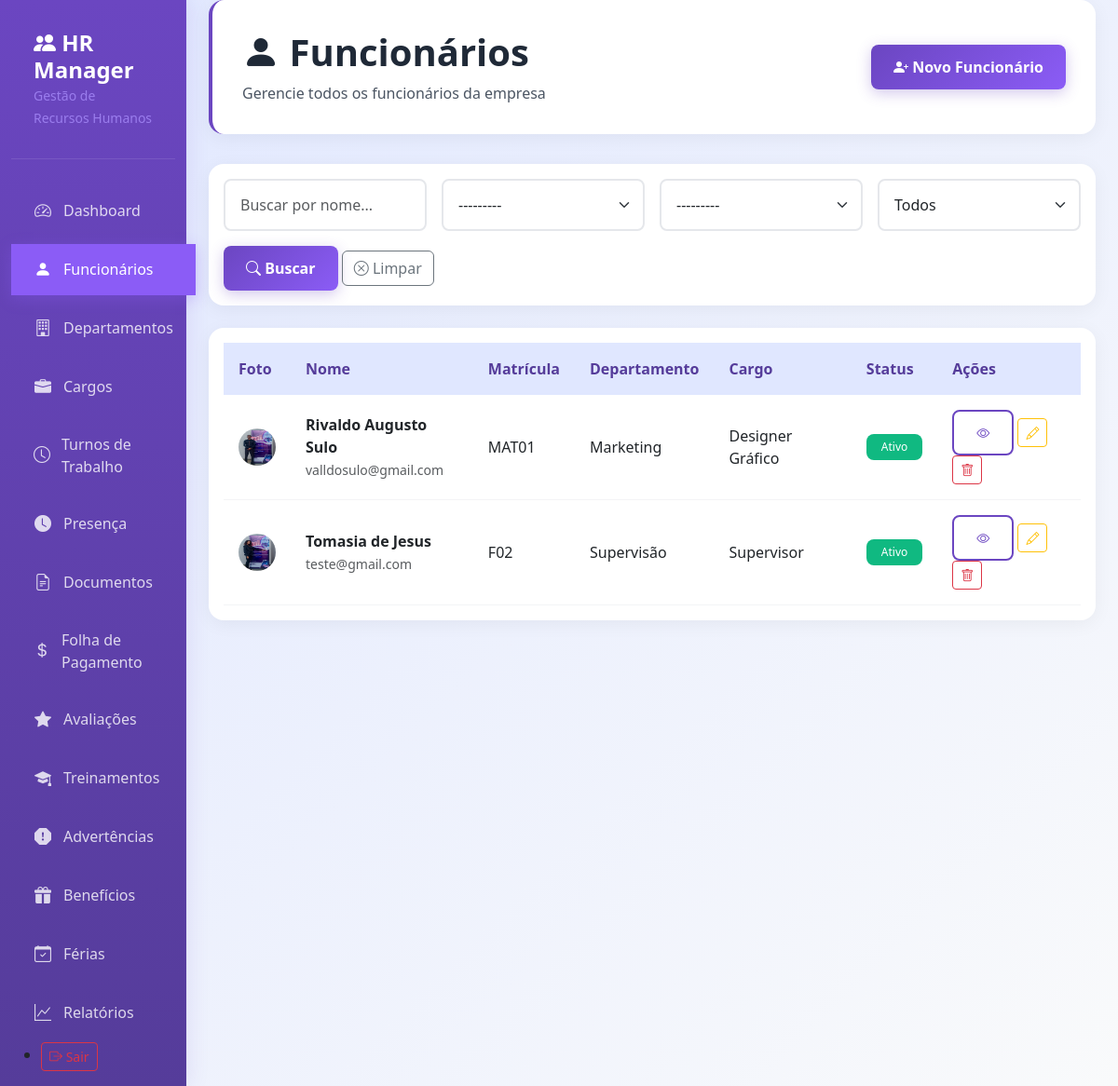
The app's page /funcionarios/ (signed in) with its own data.
### rh/models.py (models this page shows, shortened)
class Funcionario(models.Model):
    STATUS_CHOICES = [
        ('Ativo', 'Ativo'),
        ('Afastado', 'Afastado'),
        ('Demitido', 'Demitido'),
        ('Aposentado', 'Aposentado'),
    ]
    TIPO_CONTRATO = [
        ('Efetivo', 'Efetivo'),
        ('PrazoDeterminado', 'Prazo Determinado'),
        ('Estagiario', 'Estagiário'),
        ('Consultor', 'Consultor'),
    ]
    empresa = models.ForeignKey(Empresa,on_delete=models.CASCADE, related_name='funcionarios')
    matricula = models.CharField(max_length=20, unique=True, verbose_name='Matrícula')
    nome_completo = models.CharField(max_length=200, verbose_name='Nome Completo')
    email_corporativo = models.EmailField(unique=True, verbose_name='E-mail Corporativo')
    cpf = models.CharField(max_length=14, unique=True, verbose_name='CPF')
    rg = models.CharField(max_length=20, blank=True, verbose_name='RG')
    data_nascimento = models.DateField(verbose_name='Data de Nascimento')
    telefone = models.CharField(max_length=20, blank=True, verbose_name='Telefone')
    endereco = models.TextField(verbose_name='Endereço Completo')
    cargo = models.ForeignKey(Cargo, on_delete=models.PROTECT, verbose_name='Cargo')
    departamento = models.ForeignKey(Departamento, on_delete=models.PROTECT, verbose_name='Departamento')
    data_admissao = models.DateField(verbose_name='Data de Admissão')
    data_demissao = models.DateField(null=True, blank=True, verbose_name='Data de Demissão')
    tipo_contrato = models.CharField(max_length=20, choices=TIPO_CONTRATO, default='CLT', verbose_name='Tipo de Contrato')
    salario_atual = models.DecimalField(max_digits=10, decimal_places=2, verbose_name='Salário Atual')
    status = models.CharField(max_length=20, choices=STATUS_CHOICES, default='Ativo', verbose_name='Status')
    foto = models.ImageField(upload_to='funcionarios/fotos/', null=True, blank=True, verbose_name='Foto')
    turno = models.ForeignKey('TurnoTrabalho', on_delete=models.SET_NULL, null=True, blank=True, verbose_name='Turno de Trabalho')
    banco = models.CharField(max_length=100, blank=True, verbose_name='Banco')
    agencia = models.CharField(max_length=20, blank=True, verbose_name='Agência')
    conta_corrente = models.CharField(max_length=20, blank=True, verbose_name='Conta Corrente')
    criado_em = models.DateTimeField(auto_now_add=True, verbose_name='Criado em')
    atualizado_em = models.DateTimeField(auto_now=True, verbose_name='Atualizado em')
    class Meta:
        verbose_name = 'Funcionário'
        verbose_name_plural = 'Funcionários'
        ordering = ['nome_completo']

class Departamento(models.Model):
    empresa = models.ForeignKey(Empresa, on_delete=models.CASCADE)
    nome = models.CharField(max_length=100, verbose_name='Nome do Departamento')
    sigla = models.CharField(max_length=10, unique=True, verbose_name='Sigla')
    descricao = models.TextField(blank=True, verbose_name='Descrição')
    ativo = models.BooleanField(default=True, verbose_name='Ativo')
    criado_em = models.DateTimeField(auto_now_add=True, verbose_name='Criado em')
    class Meta:
        unique_together = ('empresa', 'sigla')
        verbose_name = 'Departamento'
        verbose_name_plural = 'Departamentos'
        ordering = ['nome']
    def __str__(self):
        return f"{self.nome} ({self.sigla})"

class Cargo(models.Model):
    empresa = models.ForeignKey(Empresa, on_delete=models.CASCADE)
    nome = models.CharField(max_length=100, verbose_name='Nome do Cargo')
    nivel_hierarquico = models.CharField(max_length=50, choices=[
        ('Auxiliar', 'Auxiliar'),
        ('Tecnico', 'Técnico'),
        ('Especialista', 'Especialista'),
        ('Supervisor', 'Supervisor'),
        ('Chefe', 'Chefe de Departamento'),
        ('Diretor', 'Diretor'),
        ('PCA', 'Administrador Delegado / PCA'),
    ], verbose_name='Nível Hierárquico')
    salario_base = models.DecimalField(max_digits=10, decimal_places=2, verbose_name='Salário Base')
    descricao = models.TextField(blank=True, verbose_name='Descrição')
    departamento = models.ForeignKey(Departamento, on_delete=models.CASCADE, verbose_name='Departamento')
    ativo = models.BooleanField(default=True, verbose_name='Ativo')
    class Meta:
        verbose_name = 'Cargo'
        verbose_name_plural = 'Cargos'
        ordering = ['nome']
    def __str__(self):
        return f"{self.nome} - {self.nivel_hierarquico}"

### rh/views.py (the view)
# urls.py: path('funcionarios/', views.FuncionarioListView.as_view(), name='funcionario_list'),
class FuncionarioListView(LoginRequiredMixin, ListView):
    model = Funcionario
    template_name = 'rh/funcionario_list.html'
    context_object_name = 'funcionarios'
    paginate_by = 10
    def get_queryset(self):
        empresa = self.request.user.empresa
        queryset = Funcionario.objects.filter(empresa=empresa).select_related('cargo', 'departamento').all()
        nome = self.request.GET.get('nome')
        departamento_id = self.request.GET.get('departamento')
        cargo_id = self.request.GET.get('cargo')
        status = self.request.GET.get('status')
        if nome:
            queryset = queryset.filter(nome_completo__icontains=nome)
        if departamento_id:
            queryset = queryset.filter(departamento_id=departamento_id)
        if cargo_id:
            queryset = queryset.filter(cargo_id=cargo_id)
        if status:
            queryset = queryset.filter(status=status)
        return queryset.order_by('nome_completo')
    def get_context_data(self, **kwargs):
        empresa = self.request.user.empresa
        context = super().get_context_data(**kwargs)
        context['search_form'] = FuncionarioSearchForm(self.request.GET)
        context['departamentos'] = Departamento.objects.filter(empresa=empresa, ativo=True)
        context['cargos'] = Cargo.objects.filter(empresa=empresa, ativo=True)
        return context

### rh/forms.py
class FuncionarioSearchForm(forms.Form):
    nome = forms.CharField(required=False, widget=forms.TextInput(attrs={
        'class': 'form-control', 'placeholder': 'Buscar por nome...'
    }))
    departamento = forms.ModelChoiceField(
        queryset=Departamento.objects.all(),
        required=False,
        widget=forms.Select(attrs={'class': 'form-select'})
    )
    cargo = forms.ModelChoiceField(
        queryset=Cargo.objects.all(),
        required=False,
        widget=forms.Select(attrs={'class': 'form-select'})
    )
    status = forms.ChoiceField(
        choices=[('', 'Todos')] + Funcionario.STATUS_CHOICES,
        required=False,
        widget=forms.Select(attrs={'class': 'form-select'})
    )

### templates/rh/funcionario_list.html (shortened to what this page needs)
{% extends 'base.html' %}
{% block content %}
<div class="page-header">
    <div class="row align-items-center">
        <div class="col">
            <h1><i class="bi bi-person-fill"></i> Funcionários</h1>
            <p>Gerencie todos os funcionários da empresa</p>
        </div>
        <div class="col-auto">
            <a href="{% url 'funcionario_create' %}" class="btn btn-primary">
                <i class="bi bi-person-plus-fill"></i> Novo Funcionário
            </a>
        </div>
    </div>
</div>
<div class="card mb-4">
    <div class="card-body">
        <form method="get" class="row g-3">
            <div class="col-md-3">
                {{ search_form.nome }}
            </div>
            <div class="col-md-3">
                {{ search_form.departamento }}
            </div>
            <div class="col-md-3">
                {{ search_form.cargo }}
            </div>
            <div class="col-md-3">
                {{ search_form.status }}
            </div>
            <div class="col-12">
                <button type="submit" class="btn btn-primary">
                    <i class="bi bi-search"></i> Buscar
                </button>
                <a href="{% url 'funcionario_list' %}" class="btn btn-outline-secondary">
                    <i class="bi bi-x-circle"></i> Limpar
                </a>
            </div>
        </form>
    </div>
</div>
<div class="card">
    <div class="card-body">
        <div class="table-responsive">
            <table class="table table-hover">
                <thead>
                    <tr>
                        <th>Foto</th>
                        <th>Nome</th>
                        <th>Matrícula</th>
                        <th>Departamento</th>
                        <th>Cargo</th>
                        <th>Status</th>
                        <th>Ações</th>
                    </tr>
                </thead>
                <tbody>
                    {% for funcionario in page_obj %}
                    <tr>
                        <td>
                            {% if funcionario.foto %}
                                <img src="{{ funcionario.foto.url }}" alt="{{ funcionario.nome_completo }}" class="rounded-circle" width="40" height="40">
                            {% else %}
                                <div class="bg-primary text-white rounded-circle d-flex align-items-center justify-content-center" style="width: 40px; height: 40px;">
                                    {{ funcionario.nome_completo|first }}
                                </div>
                            {% endif %}
                        </td>
                        <td>
                            <strong>{{ funcionario.nome_completo }}</strong><br>
                            <small class="text-muted">{{ funcionario.email_corporativo }}</small>
                        </td>
                        <td>{{ funcionario.matricula }}</td>
                        <td>{{ funcionario.departamento.nome }}</td>
                        <td>{{ funcionario.cargo.nome }}</td>
                        <td>
                            <span class="badge bg-{% if funcionario.status == 'Ativo' %}success{% elif funcionario.status == 'Afastado' %}warning{% else %}danger{% endif %}">
                                {{ funcionario.get_status_display }}
                            </span>
                        </td>
                        <td>
                            <a href="{% url 'funcionario_detail' funcionario.pk %}" class="btn btn-sm btn-outline-primary" title="Ver Detalhes">
                                <i class="bi bi-eye"></i>
                            </a>
                            <a href="{% url 'funcionario_update' funcionario.pk %}" class="btn btn-sm btn-outline-warning" title="Editar">
                                <i class="bi bi-pencil"></i>
                            </a>
                            <a href="{% url 'funcionario_delete' funcionario.pk %}" class="btn btn-sm btn-outline-danger" title="Excluir">
                                <i class="bi bi-trash"></i>
                            </a>
                        </td>
                    </tr>
                    {% endfor %}
                </tbody>
            </table>
        </div>
    </div>
</div>
{% endblock %}

### templates/base.html (style rules this page uses)
:root { --primary-purple: #6B46C1; --primary-purple-dark: #553C9A; --primary-purple-light: #8B5CF6; --secondary-purple: #A78BFA; --light-purple: #E0E7FF; --white: #FFFFFF; --gray-50: #F9FAFB; --gray-100: #F3F4F6; --gray-200: #E5E7EB; --gray-600: #4B5563; --gray-800: #1F2937; --success: #10B981; --warning: #F59E0B; --danger: #EF4444; }
* { margin: 0; padding: 0; box-sizing: border-box; }
body { font-family: 'Segoe UI', Tahoma, Geneva, Verdana, sans-serif; background: linear-gradient(135deg, var(--light-purple) 0%, var(--gray-50) 100%); min-height: 100vh; }
.page-header { background: var(--white); padding: 2rem; border-radius: 1rem; box-shadow: 0 4px 20px rgba(0, 0, 0, 0.05); margin-bottom: 2rem; border-left: 4px solid var(--primary-purple); }
.page-header h1 { color: var(--gray-800); font-weight: 700; margin-bottom: 0.5rem; }
.page-header p { color: var(--gray-600); margin: 0; }
.card { background: var(--white); border: none; border-radius: 1rem; box-shadow: 0 4px 20px rgba(0, 0, 0, 0.05); transition: all 0.3s ease; overflow: hidden; }
.btn-primary { background: linear-gradient(135deg, var(--primary-purple) 0%, var(--primary-purple-light) 100%); border: none; padding: 0.75rem 1.5rem; border-radius: 0.5rem; font-weight: 600; transition: all 0.3s ease; box-shadow: 0 4px 15px rgba(107, 70, 193, 0.3); }
.btn-outline-primary { color: var(--primary-purple); border: 2px solid var(--primary-purple); padding: 0.75rem 1.5rem; border-radius: 0.5rem; font-weight: 600; transition: all 0.3s ease; }
.form-control, .form-select { border: 2px solid var(--gray-200); border-radius: 0.5rem; padding: 0.875rem 1rem; transition: all 0.3s ease; }
.table { margin-bottom: 0; }
.table th { background: var(--light-purple); color: var(--primary-purple-dark); font-weight: 600; border: none; padding: 1rem; }
.table td { padding: 1rem; vertical-align: middle; border-color: var(--gray-100); }
.badge { padding: 0.5rem 1rem; border-radius: 0.5rem; font-weight: 500; }
.bg-success { background: var(--success) !important; }

### records on screen
Funcionario: foto (picture), nome_completo "Rivaldo Augusto Sulo", email_corporativo "valldosulo@gmail.com", matricula "MAT01", departamento.nome "Marketing", cargo.nome "Designer Gráfico", status "Ativo"
Funcionario: foto (picture), nome_completo "Tomasia de Jesus", email_corporativo "teste@gmail.com", matricula "F02", departamento.nome "Supervisão", cargo.nome "Supervisor", status "Ativo"
